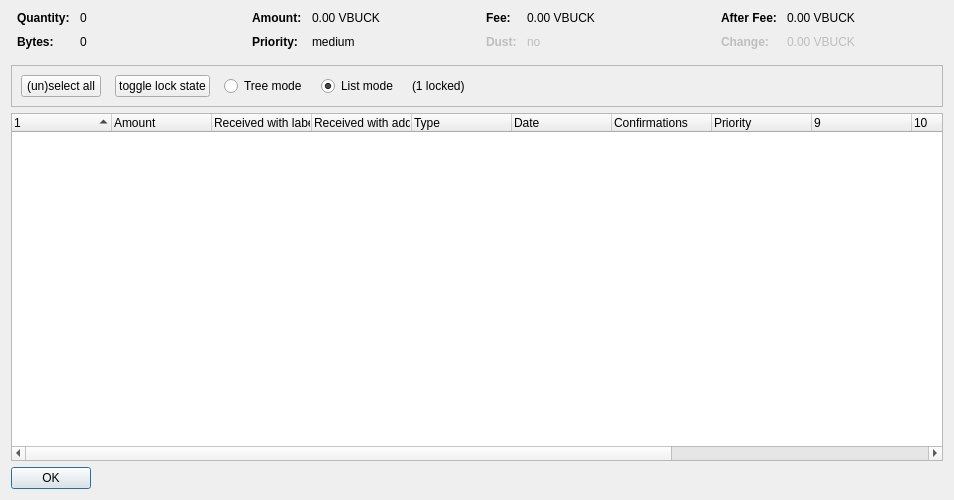
<?xml version="1.0" encoding="UTF-8"?>
<ui version="4.0">
 <class>CoinControlDialog</class>
 <widget class="QDialog" name="CoinControlDialog">
  <property name="geometry">
   <rect>
    <x>0</x>
    <y>0</y>
    <width>954</width>
    <height>500</height>
   </rect>
  </property>
  <property name="windowTitle">
   <string>Coin Selection</string>
  </property>
  <layout class="QVBoxLayout" name="verticalLayout">
   <item>
    <layout class="QHBoxLayout" name="horizontalLayoutTop" stretch="0,0,0,0">
     <property name="topMargin">
      <number>0</number>
     </property>
     <property name="bottomMargin">
      <number>10</number>
     </property>
     <item>
      <layout class="QFormLayout" name="formLayoutCoinControl1">
       <property name="horizontalSpacing">
        <number>10</number>
       </property>
       <property name="verticalSpacing">
        <number>10</number>
       </property>
       <property name="leftMargin">
        <number>6</number>
       </property>
       <property name="rightMargin">
        <number>6</number>
       </property>
       <item row="0" column="0">
        <widget class="QLabel" name="labelCoinControlQuantityText">
         <property name="font">
          <font>
           <weight>75</weight>
           <bold>true</bold>
          </font>
         </property>
         <property name="text">
          <string>Quantity:</string>
         </property>
        </widget>
       </item>
       <item row="0" column="1">
        <widget class="QLabel" name="labelCoinControlQuantity">
         <property name="cursor">
          <cursorShape>IBeamCursor</cursorShape>
         </property>
         <property name="contextMenuPolicy">
          <enum>Qt::ActionsContextMenu</enum>
         </property>
         <property name="text">
          <string notr="true">0</string>
         </property>
         <property name="textInteractionFlags">
          <set>Qt::LinksAccessibleByMouse|Qt::TextSelectableByKeyboard|Qt::TextSelectableByMouse</set>
         </property>
        </widget>
       </item>
       <item row="1" column="0">
        <widget class="QLabel" name="labelCoinControlBytesText">
         <property name="font">
          <font>
           <weight>75</weight>
           <bold>true</bold>
          </font>
         </property>
         <property name="text">
          <string>Bytes:</string>
         </property>
        </widget>
       </item>
       <item row="1" column="1">
        <widget class="QLabel" name="labelCoinControlBytes">
         <property name="cursor">
          <cursorShape>IBeamCursor</cursorShape>
         </property>
         <property name="contextMenuPolicy">
          <enum>Qt::ActionsContextMenu</enum>
         </property>
         <property name="text">
          <string notr="true">0</string>
         </property>
         <property name="textInteractionFlags">
          <set>Qt::LinksAccessibleByMouse|Qt::TextSelectableByKeyboard|Qt::TextSelectableByMouse</set>
         </property>
        </widget>
       </item>
      </layout>
     </item>
     <item>
      <layout class="QFormLayout" name="formLayoutCoinControl2">
       <property name="horizontalSpacing">
        <number>10</number>
       </property>
       <property name="verticalSpacing">
        <number>10</number>
       </property>
       <property name="leftMargin">
        <number>6</number>
       </property>
       <property name="rightMargin">
        <number>6</number>
       </property>
       <item row="0" column="0">
        <widget class="QLabel" name="labelCoinControlAmountText">
         <property name="font">
          <font>
           <weight>75</weight>
           <bold>true</bold>
          </font>
         </property>
         <property name="text">
          <string>Amount:</string>
         </property>
        </widget>
       </item>
       <item row="0" column="1">
        <widget class="QLabel" name="labelCoinControlAmount">
         <property name="cursor">
          <cursorShape>IBeamCursor</cursorShape>
         </property>
         <property name="contextMenuPolicy">
          <enum>Qt::ActionsContextMenu</enum>
         </property>
         <property name="text">
          <string notr="true">0.00 VBUCK</string>
         </property>
         <property name="textInteractionFlags">
          <set>Qt::LinksAccessibleByMouse|Qt::TextSelectableByKeyboard|Qt::TextSelectableByMouse</set>
         </property>
        </widget>
       </item>
       <item row="1" column="0">
        <widget class="QLabel" name="labelCoinControlPriorityText">
         <property name="font">
          <font>
           <weight>75</weight>
           <bold>true</bold>
          </font>
         </property>
         <property name="text">
          <string>Priority:</string>
         </property>
        </widget>
       </item>
       <item row="1" column="1">
        <widget class="QLabel" name="labelCoinControlPriority">
         <property name="cursor">
          <cursorShape>IBeamCursor</cursorShape>
         </property>
         <property name="contextMenuPolicy">
          <enum>Qt::ActionsContextMenu</enum>
         </property>
         <property name="text">
          <string>medium</string>
         </property>
         <property name="textInteractionFlags">
          <set>Qt::LinksAccessibleByMouse|Qt::TextSelectableByKeyboard|Qt::TextSelectableByMouse</set>
         </property>
        </widget>
       </item>
      </layout>
     </item>
     <item>
      <layout class="QFormLayout" name="formLayoutCoinControl3">
       <property name="horizontalSpacing">
        <number>10</number>
       </property>
       <property name="verticalSpacing">
        <number>10</number>
       </property>
       <property name="leftMargin">
        <number>6</number>
       </property>
       <property name="rightMargin">
        <number>6</number>
       </property>
       <item row="0" column="0">
        <widget class="QLabel" name="labelCoinControlFeeText">
         <property name="font">
          <font>
           <weight>75</weight>
           <bold>true</bold>
          </font>
         </property>
         <property name="text">
          <string>Fee:</string>
         </property>
        </widget>
       </item>
       <item row="0" column="1">
        <widget class="QLabel" name="labelCoinControlFee">
         <property name="cursor">
          <cursorShape>IBeamCursor</cursorShape>
         </property>
         <property name="contextMenuPolicy">
          <enum>Qt::ActionsContextMenu</enum>
         </property>
         <property name="text">
          <string notr="true">0.00 VBUCK</string>
         </property>
         <property name="textInteractionFlags">
          <set>Qt::LinksAccessibleByMouse|Qt::TextSelectableByKeyboard|Qt::TextSelectableByMouse</set>
         </property>
        </widget>
       </item>
       <item row="1" column="0">
        <widget class="QLabel" name="labelCoinControlLowOutputText">
         <property name="enabled">
          <bool>false</bool>
         </property>
         <property name="font">
          <font>
           <weight>75</weight>
           <bold>true</bold>
          </font>
         </property>
         <property name="text">
          <string>Dust:</string>
         </property>
        </widget>
       </item>
       <item row="1" column="1">
        <widget class="QLabel" name="labelCoinControlLowOutput">
         <property name="enabled">
          <bool>false</bool>
         </property>
         <property name="cursor">
          <cursorShape>IBeamCursor</cursorShape>
         </property>
         <property name="contextMenuPolicy">
          <enum>Qt::ActionsContextMenu</enum>
         </property>
         <property name="text">
          <string>no</string>
         </property>
         <property name="textInteractionFlags">
          <set>Qt::LinksAccessibleByMouse|Qt::TextSelectableByKeyboard|Qt::TextSelectableByMouse</set>
         </property>
        </widget>
       </item>
      </layout>
     </item>
     <item>
      <layout class="QFormLayout" name="formLayoutCoinControl4">
       <property name="horizontalSpacing">
        <number>10</number>
       </property>
       <property name="verticalSpacing">
        <number>10</number>
       </property>
       <property name="leftMargin">
        <number>6</number>
       </property>
       <property name="rightMargin">
        <number>6</number>
       </property>
       <item row="0" column="0">
        <widget class="QLabel" name="labelCoinControlAfterFeeText">
         <property name="font">
          <font>
           <weight>75</weight>
           <bold>true</bold>
          </font>
         </property>
         <property name="text">
          <string>After Fee:</string>
         </property>
        </widget>
       </item>
       <item row="0" column="1">
        <widget class="QLabel" name="labelCoinControlAfterFee">
         <property name="cursor">
          <cursorShape>IBeamCursor</cursorShape>
         </property>
         <property name="contextMenuPolicy">
          <enum>Qt::ActionsContextMenu</enum>
         </property>
         <property name="text">
          <string notr="true">0.00 VBUCK</string>
         </property>
         <property name="textInteractionFlags">
          <set>Qt::LinksAccessibleByMouse|Qt::TextSelectableByKeyboard|Qt::TextSelectableByMouse</set>
         </property>
        </widget>
       </item>
       <item row="1" column="0">
        <widget class="QLabel" name="labelCoinControlChangeText">
         <property name="enabled">
          <bool>false</bool>
         </property>
         <property name="font">
          <font>
           <weight>75</weight>
           <bold>true</bold>
          </font>
         </property>
         <property name="text">
          <string>Change:</string>
         </property>
        </widget>
       </item>
       <item row="1" column="1">
        <widget class="QLabel" name="labelCoinControlChange">
         <property name="enabled">
          <bool>false</bool>
         </property>
         <property name="cursor">
          <cursorShape>IBeamCursor</cursorShape>
         </property>
         <property name="contextMenuPolicy">
          <enum>Qt::ActionsContextMenu</enum>
         </property>
         <property name="text">
          <string notr="true">0.00 VBUCK</string>
         </property>
         <property name="textInteractionFlags">
          <set>Qt::LinksAccessibleByMouse|Qt::TextSelectableByKeyboard|Qt::TextSelectableByMouse</set>
         </property>
        </widget>
       </item>
      </layout>
     </item>
    </layout>
   </item>
   <item>
    <widget class="QFrame" name="frame">
     <property name="minimumSize">
      <size>
       <width>0</width>
       <height>40</height>
      </size>
     </property>
     <property name="frameShape">
      <enum>QFrame::StyledPanel</enum>
     </property>
     <property name="frameShadow">
      <enum>QFrame::Sunken</enum>
     </property>
     <layout class="QHBoxLayout" name="horizontalLayout">
      <item>
       <layout class="QHBoxLayout" name="horizontalLayoutPanel" stretch="0,0,0,0,0,0">
        <property name="spacing">
         <number>14</number>
        </property>
        <item>
         <widget class="QPushButton" name="pushButtonSelectAll">
          <property name="sizePolicy">
           <sizepolicy hsizetype="Maximum" vsizetype="Fixed">
            <horstretch>0</horstretch>
            <verstretch>0</verstretch>
           </sizepolicy>
          </property>
          <property name="text">
           <string>(un)select all</string>
          </property>
          <property name="autoDefault">
           <bool>false</bool>
          </property>
         </widget>
        </item>
        <item>
         <widget class="QPushButton" name="pushButtonToggleLock">
          <property name="sizePolicy">
           <sizepolicy hsizetype="Maximum" vsizetype="Fixed">
            <horstretch>0</horstretch>
            <verstretch>0</verstretch>
           </sizepolicy>
          </property>
          <property name="text">
           <string>toggle lock state</string>
          </property>
          <property name="autoDefault">
           <bool>false</bool>
          </property>
         </widget>
        </item>
        <item>
         <widget class="QRadioButton" name="radioTreeMode">
          <property name="sizePolicy">
           <sizepolicy hsizetype="Maximum" vsizetype="Fixed">
            <horstretch>0</horstretch>
            <verstretch>0</verstretch>
           </sizepolicy>
          </property>
          <property name="text">
           <string>Tree mode</string>
          </property>
         </widget>
        </item>
        <item>
         <widget class="QRadioButton" name="radioListMode">
          <property name="sizePolicy">
           <sizepolicy hsizetype="Maximum" vsizetype="Fixed">
            <horstretch>0</horstretch>
            <verstretch>0</verstretch>
           </sizepolicy>
          </property>
          <property name="text">
           <string>List mode</string>
          </property>
          <property name="checked">
           <bool>true</bool>
          </property>
         </widget>
        </item>
        <item>
         <widget class="QLabel" name="labelLocked">
          <property name="text">
           <string>(1 locked)</string>
          </property>
         </widget>
        </item>
        <item>
         <spacer name="horizontalSpacer">
          <property name="orientation">
           <enum>Qt::Horizontal</enum>
          </property>
          <property name="sizeHint" stdset="0">
           <size>
            <width>40</width>
            <height>20</height>
           </size>
          </property>
         </spacer>
        </item>
       </layout>
      </item>
     </layout>
    </widget>
   </item>
   <item>
    <widget class="CoinControlTreeWidget" name="treeWidget">
     <property name="contextMenuPolicy">
      <enum>Qt::CustomContextMenu</enum>
     </property>
     <property name="sortingEnabled">
      <bool>false</bool>
     </property>
     <property name="columnCount">
      <number>13</number>
     </property>
     <attribute name="headerShowSortIndicator" stdset="0">
      <bool>true</bool>
     </attribute>
     <attribute name="headerStretchLastSection">
      <bool>false</bool>
     </attribute>
     <column>
      <property name="text">
       <string/>
      </property>
     </column>
     <column>
      <property name="text">
       <string>Amount</string>
      </property>
     </column>
     <column>
      <property name="text">
       <string>Received with label</string>
      </property>
     </column>
     <column>
      <property name="text">
       <string>Received with address</string>
      </property>
     </column>
     <column>
      <property name="text">
	<string>Type</string>
      </property>
     </column>
     <column>
      <property name="text">	 
       <string>Date</string>
      </property>
     </column>
     <column>
      <property name="text">
       <string>Confirmations</string>
      </property>
      <property name="toolTip">
       <string>Confirmed</string>
      </property>
     </column>
     <column>
      <property name="text">
       <string>Priority</string>
      </property>
     </column>
     <column>
      <property name="text">
       <string/>
      </property>
     </column>
     <column>
      <property name="text">
       <string/>
      </property>
     </column>
     <column>
      <property name="text">
       <string/>
      </property>
     </column>
     <column>
      <property name="text">
       <string/>
      </property>
     </column>
     <column>
      <property name="text">
       <string/>
      </property>
     </column>
    </widget>
   </item>
   <item>
    <widget class="QDialogButtonBox" name="buttonBox">
     <property name="sizePolicy">
      <sizepolicy hsizetype="Maximum" vsizetype="Fixed">
       <horstretch>0</horstretch>
       <verstretch>0</verstretch>
      </sizepolicy>
     </property>
     <property name="orientation">
      <enum>Qt::Horizontal</enum>
     </property>
     <property name="standardButtons">
      <set>QDialogButtonBox::Ok</set>
     </property>
    </widget>
   </item>
  </layout>
 </widget>
 <customwidgets>
  <customwidget>
   <class>CoinControlTreeWidget</class>
   <extends>QTreeWidget</extends>
   <header>coincontroltreewidget.h</header>
  </customwidget>
 </customwidgets>
 <resources/>
 <connections/>
</ui>
